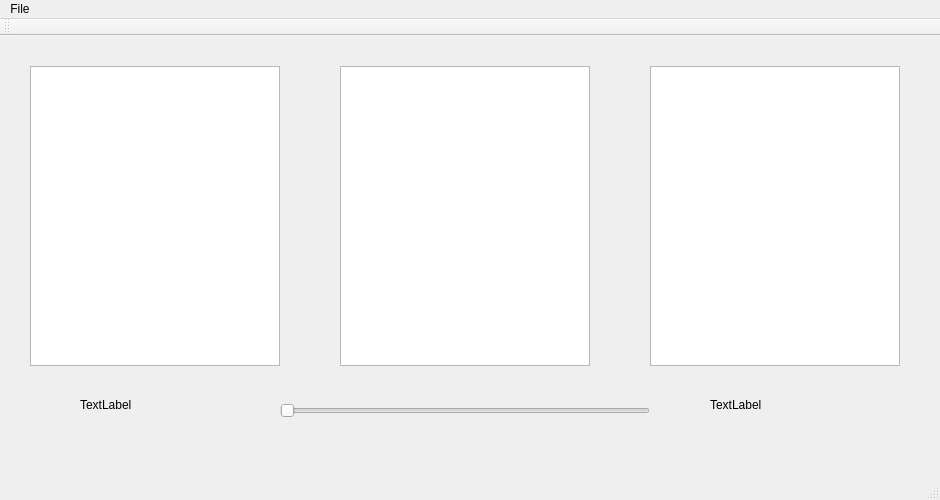
<?xml version="1.0" encoding="UTF-8"?>
<ui version="4.0">
 <class>MainWindow</class>
 <widget class="QMainWindow" name="MainWindow">
  <property name="geometry">
   <rect>
    <x>0</x>
    <y>0</y>
    <width>940</width>
    <height>500</height>
   </rect>
  </property>
  <property name="windowTitle">
   <string>MainWindow</string>
  </property>
  <widget class="QWidget" name="centralWidget">
   <widget class="QLabel" name="leftLabel">
    <property name="geometry">
     <rect>
      <x>80</x>
      <y>350</y>
      <width>123</width>
      <height>37</height>
     </rect>
    </property>
    <property name="text">
     <string>TextLabel</string>
    </property>
   </widget>
   <widget class="QLabel" name="rightLabel">
    <property name="geometry">
     <rect>
      <x>710</x>
      <y>350</y>
      <width>123</width>
      <height>37</height>
     </rect>
    </property>
    <property name="text">
     <string>TextLabel</string>
    </property>
   </widget>
   <widget class="QGraphicsView" name="imageView_a">
    <property name="geometry">
     <rect>
      <x>30</x>
      <y>30</y>
      <width>250</width>
      <height>300</height>
     </rect>
    </property>
   </widget>
   <widget class="QGraphicsView" name="imageView_b">
    <property name="geometry">
     <rect>
      <x>650</x>
      <y>30</y>
      <width>250</width>
      <height>300</height>
     </rect>
    </property>
   </widget>
   <widget class="QGraphicsView" name="imageView_blend">
    <property name="geometry">
     <rect>
      <x>340</x>
      <y>30</y>
      <width>250</width>
      <height>300</height>
     </rect>
    </property>
   </widget>
   <widget class="QSlider" name="blendSlider">
    <property name="geometry">
     <rect>
      <x>280</x>
      <y>360</y>
      <width>370</width>
      <height>30</height>
     </rect>
    </property>
    <property name="orientation">
     <enum>Qt::Horizontal</enum>
    </property>
   </widget>
  </widget>
  <widget class="QMenuBar" name="menuBar">
   <property name="geometry">
    <rect>
     <x>0</x>
     <y>0</y>
     <width>940</width>
     <height>42</height>
    </rect>
   </property>
   <widget class="QMenu" name="menuFile">
    <property name="title">
     <string>File</string>
    </property>
    <addaction name="actionSave"/>
    <addaction name="actionSave_As"/>
    <addaction name="separator"/>
    <addaction name="actionOpen"/>
   </widget>
   <addaction name="menuFile"/>
  </widget>
  <widget class="QToolBar" name="mainToolBar">
   <attribute name="toolBarArea">
    <enum>TopToolBarArea</enum>
   </attribute>
   <attribute name="toolBarBreak">
    <bool>false</bool>
   </attribute>
  </widget>
  <widget class="QStatusBar" name="statusBar"/>
  <action name="actionSave">
   <property name="text">
    <string>Save</string>
   </property>
  </action>
  <action name="actionSave_As">
   <property name="text">
    <string>Save As</string>
   </property>
  </action>
  <action name="actionOpen">
   <property name="text">
    <string>Open</string>
   </property>
  </action>
 </widget>
 <layoutdefault spacing="6" margin="11"/>
 <resources/>
 <connections/>
</ui>
